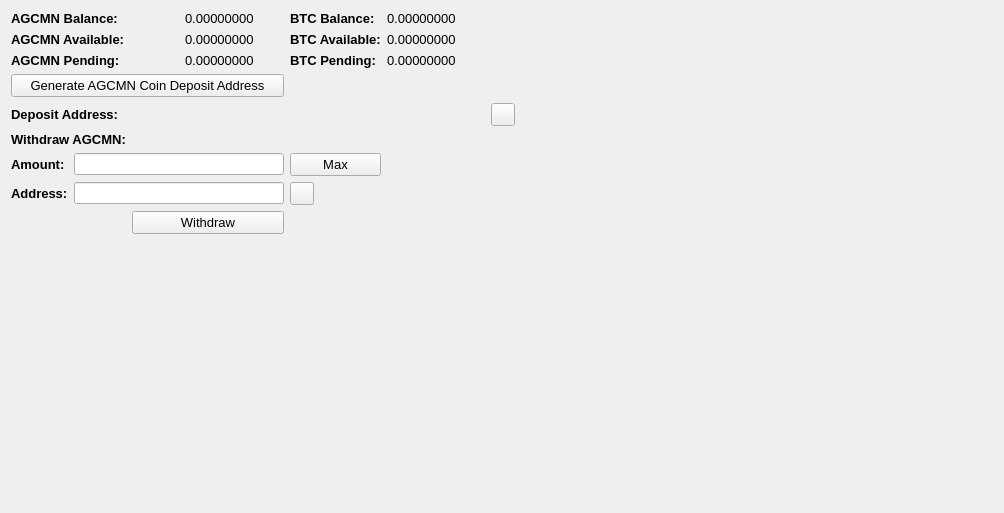
     <widget class="QWidget" name="BalanceTab">
      <attribute name="title">
       <string>Balance</string>
      </attribute>
      <layout class="QGridLayout" name="gridLayout_2">
       <item row="0" column="0" colspan="2">
        <widget class="QLabel" name="label_11">
         <property name="font">
          <font>
           <pointsize>10</pointsize>
           <weight>75</weight>
           <bold>true</bold>
          </font>
         </property>
         <property name="text">
          <string>AGCMN Balance:</string>
         </property>
        </widget>
       </item>
       <item row="0" column="3">
        <widget class="QLabel" name="HAVBalanceLabel">
         <property name="font">
          <font>
           <pointsize>10</pointsize>
          </font>
         </property>
         <property name="text">
          <string>0.00000000</string>
         </property>
         <property name="textInteractionFlags">
          <set>Qt::LinksAccessibleByMouse|Qt::TextSelectableByMouse</set>
         </property>
        </widget>
       </item>
       <item row="0" column="4">
        <widget class="QLabel" name="label_12">
         <property name="font">
          <font>
           <pointsize>10</pointsize>
           <weight>75</weight>
           <bold>true</bold>
          </font>
         </property>
         <property name="text">
          <string>BTC Balance:</string>
         </property>
        </widget>
       </item>
       <item row="0" column="5">
        <widget class="QLabel" name="BitcoinBalanceLabel">
         <property name="font">
          <font>
           <pointsize>10</pointsize>
          </font>
         </property>
         <property name="text">
          <string>0.00000000</string>
         </property>
         <property name="textInteractionFlags">
          <set>Qt::LinksAccessibleByMouse|Qt::TextSelectableByMouse</set>
         </property>
        </widget>
       </item>
       <item row="0" column="7" rowspan="10">
        <spacer name="horizontalSpacer_4">
         <property name="orientation">
          <enum>Qt::Horizontal</enum>
         </property>
         <property name="sizeHint" stdset="0">
          <size>
           <width>478</width>
           <height>488</height>
          </size>
         </property>
        </spacer>
       </item>
       <item row="1" column="0" colspan="2">
        <widget class="QLabel" name="label_13">
         <property name="font">
          <font>
           <pointsize>10</pointsize>
           <weight>75</weight>
           <bold>true</bold>
          </font>
         </property>
         <property name="text">
          <string>AGCMN Available:</string>
         </property>
        </widget>
       </item>
       <item row="1" column="3">
        <widget class="QLabel" name="HAVAvailableLabel_2">
         <property name="font">
          <font>
           <pointsize>10</pointsize>
          </font>
         </property>
         <property name="text">
          <string>0.00000000</string>
         </property>
         <property name="textInteractionFlags">
          <set>Qt::LinksAccessibleByMouse|Qt::TextSelectableByMouse</set>
         </property>
        </widget>
       </item>
       <item row="1" column="4">
        <widget class="QLabel" name="label_15">
         <property name="font">
          <font>
           <pointsize>10</pointsize>
           <weight>75</weight>
           <bold>true</bold>
          </font>
         </property>
         <property name="text">
          <string>BTC Available:</string>
         </property>
        </widget>
       </item>
       <item row="1" column="5">
        <widget class="QLabel" name="BitcoinAvailableLabel">
         <property name="font">
          <font>
           <pointsize>10</pointsize>
          </font>
         </property>
         <property name="text">
          <string>0.00000000</string>
         </property>
         <property name="textInteractionFlags">
          <set>Qt::LinksAccessibleByMouse|Qt::TextSelectableByMouse</set>
         </property>
        </widget>
       </item>
       <item row="2" column="0" colspan="2">
        <widget class="QLabel" name="label_14">
         <property name="font">
          <font>
           <pointsize>10</pointsize>
           <weight>75</weight>
           <bold>true</bold>
          </font>
         </property>
         <property name="text">
          <string>AGCMN Pending:</string>
         </property>
        </widget>
       </item>
       <item row="2" column="3">
        <widget class="QLabel" name="HAVPendingLabel">
         <property name="font">
          <font>
           <pointsize>10</pointsize>
          </font>
         </property>
         <property name="text">
          <string>0.00000000</string>
         </property>
         <property name="textInteractionFlags">
          <set>Qt::LinksAccessibleByMouse|Qt::TextSelectableByMouse</set>
         </property>
        </widget>
       </item>
       <item row="2" column="4">
        <widget class="QLabel" name="label_31">
         <property name="font">
          <font>
           <pointsize>10</pointsize>
           <weight>75</weight>
           <bold>true</bold>
          </font>
         </property>
         <property name="text">
          <string>BTC Pending:</string>
         </property>
        </widget>
       </item>
       <item row="2" column="5">
        <widget class="QLabel" name="BitcoinPendingLabel">
         <property name="font">
          <font>
           <pointsize>10</pointsize>
          </font>
         </property>
         <property name="text">
          <string>0.00000000</string>
         </property>
         <property name="textInteractionFlags">
          <set>Qt::LinksAccessibleByMouse|Qt::TextSelectableByMouse</set>
         </property>
        </widget>
       </item>
       <item row="3" column="0" colspan="4">
        <widget class="QPushButton" name="GenDepositBTN">
         <property name="font">
          <font>
           <pointsize>10</pointsize>
          </font>
         </property>
         <property name="text">
          <string>Generate AGCMN Coin Deposit Address</string>
         </property>
        </widget>
       </item>
       <item row="4" column="0" colspan="3">
        <widget class="QLabel" name="label_33">
         <property name="font">
          <font>
           <pointsize>10</pointsize>
           <weight>75</weight>
           <bold>true</bold>
          </font>
         </property>
         <property name="text">
          <string>Deposit Address:</string>
         </property>
        </widget>
       </item>
       <item row="4" column="3" colspan="3">
        <widget class="QLabel" name="DepositAddressLabel">
         <property name="minimumSize">
          <size>
           <width>300</width>
           <height>0</height>
          </size>
         </property>
         <property name="palette">
          <palette>
           <active>
            <colorrole role="WindowText">
             <brush brushstyle="SolidPattern">
              <color alpha="255">
               <red>0</red>
               <green>0</green>
               <blue>0</blue>
              </color>
             </brush>
            </colorrole>
            <colorrole role="Text">
             <brush brushstyle="SolidPattern">
              <color alpha="255">
               <red>0</red>
               <green>0</green>
               <blue>255</blue>
              </color>
             </brush>
            </colorrole>
           </active>
           <inactive>
            <colorrole role="WindowText">
             <brush brushstyle="SolidPattern">
              <color alpha="255">
               <red>0</red>
               <green>0</green>
               <blue>0</blue>
              </color>
             </brush>
            </colorrole>
            <colorrole role="Text">
             <brush brushstyle="SolidPattern">
              <color alpha="255">
               <red>0</red>
               <green>0</green>
               <blue>255</blue>
              </color>
             </brush>
            </colorrole>
           </inactive>
           <disabled>
            <colorrole role="WindowText">
             <brush brushstyle="SolidPattern">
              <color alpha="255">
               <red>120</red>
               <green>120</green>
               <blue>120</blue>
              </color>
             </brush>
            </colorrole>
            <colorrole role="Text">
             <brush brushstyle="SolidPattern">
              <color alpha="255">
               <red>120</red>
               <green>120</green>
               <blue>120</blue>
              </color>
             </brush>
            </colorrole>
           </disabled>
          </palette>
         </property>
         <property name="font">
          <font>
           <pointsize>10</pointsize>
           <weight>75</weight>
           <bold>true</bold>
          </font>
         </property>
         <property name="text">
          <string/>
         </property>
         <property name="alignment">
          <set>Qt::AlignRight|Qt::AlignTrailing|Qt::AlignVCenter</set>
         </property>
         <property name="textInteractionFlags">
          <set>Qt::LinksAccessibleByMouse|Qt::TextSelectableByKeyboard|Qt::TextSelectableByMouse</set>
         </property>
        </widget>
       </item>
       <item row="4" column="6">
        <widget class="QToolButton" name="DepositCopyButton">
         <property name="toolTip">
          <string>Copy to clipboard</string>
         </property>
         <property name="text">
          <string/>
         </property>
         <property name="icon">
          <iconset resource="../bitcoin.qrc">
           <normaloff>:/icons/editcopy</normaloff>:/icons/editcopy</iconset>
         </property>
         <property name="shortcut">
          <string>Alt+P</string>
         </property>
        </widget>
       </item>
       <item row="5" column="0" colspan="2">
        <widget class="QLabel" name="label_34">
         <property name="font">
          <font>
           <pointsize>10</pointsize>
           <weight>75</weight>
           <bold>true</bold>
          </font>
         </property>
         <property name="text">
          <string>Withdraw AGCMN:</string>
         </property>
        </widget>
       </item>
       <item row="6" column="0">
        <widget class="QLabel" name="label_26">
         <property name="font">
          <font>
           <pointsize>10</pointsize>
           <weight>75</weight>
           <bold>true</bold>
          </font>
         </property>
         <property name="text">
          <string>Amount:</string>
         </property>
        </widget>
       </item>
       <item row="6" column="1" colspan="3">
        <widget class="QLineEdit" name="WithdrawUnitsInput">
         <property name="font">
          <font>
           <pointsize>9</pointsize>
           <weight>75</weight>
           <bold>true</bold>
          </font>
         </property>
         <property name="text">
          <string/>
         </property>
        </widget>
       </item>
       <item row="6" column="4">
        <widget class="QPushButton" name="Withdraw_Max_Amount">
         <property name="font">
          <font>
           <pointsize>10</pointsize>
          </font>
         </property>
         <property name="text">
          <string>Max</string>
         </property>
        </widget>
       </item>
       <item row="7" column="0">
        <widget class="QLabel" name="label_10">
         <property name="font">
          <font>
           <pointsize>10</pointsize>
           <weight>75</weight>
           <bold>true</bold>
          </font>
         </property>
         <property name="text">
          <string>Address:</string>
         </property>
        </widget>
       </item>
       <item row="7" column="1" colspan="3">
        <widget class="QLineEdit" name="WithdrawAddress">
         <property name="font">
          <font>
           <pointsize>9</pointsize>
           <weight>75</weight>
           <bold>true</bold>
          </font>
         </property>
        </widget>
       </item>
       <item row="7" column="4">
        <widget class="QToolButton" name="WithdrawPasteButton">
         <property name="toolTip">
          <string>Paste from clipboard</string>
         </property>
         <property name="text">
          <string/>
         </property>
         <property name="icon">
          <iconset resource="../bitcoin.qrc">
           <normaloff>:/icons/editpaste</normaloff>:/icons/editpaste</iconset>
         </property>
         <property name="shortcut">
          <string>Alt+P</string>
         </property>
        </widget>
       </item>
       <item row="8" column="2" colspan="2">
        <widget class="QPushButton" name="WithdrawUnitsBtn">
         <property name="font">
          <font>
           <pointsize>10</pointsize>
          </font>
         </property>
         <property name="text">
          <string>Withdraw</string>
         </property>
        </widget>
       </item>
       <item row="9" column="0" colspan="6">
        <spacer name="verticalSpacer">
         <property name="orientation">
          <enum>Qt::Vertical</enum>
         </property>
         <property name="sizeHint" stdset="0">
          <size>
           <width>428</width>
           <height>262</height>
          </size>
         </property>
        </spacer>
       </item>
      </layout>
      <zorder>label_31</zorder>
      <zorder>label_15</zorder>
      <zorder>label_12</zorder>
      <zorder>label_14</zorder>
      <zorder>label_13</zorder>
      <zorder>label_11</zorder>
      <zorder>BitcoinBalanceLabel</zorder>
      <zorder>HAVBalanceLabel</zorder>
      <zorder>HAVAvailableLabel_2</zorder>
      <zorder>HAVPendingLabel</zorder>
      <zorder>BitcoinAvailableLabel</zorder>
      <zorder>BitcoinPendingLabel</zorder>
      <zorder>label_33</zorder>
      <zorder>GenDepositBTN</zorder>
      <zorder>DepositAddressLabel</zorder>
      <zorder>Withdraw_Max_Amount</zorder>
      <zorder>label_34</zorder>
      <zorder>WithdrawUnitsInput</zorder>
      <zorder>label_10</zorder>
      <zorder>label_26</zorder>
      <zorder>WithdrawAddress</zorder>
      <zorder>WithdrawUnitsBtn</zorder>
      <zorder>horizontalSpacer_4</zorder>
      <zorder>verticalSpacer</zorder>
      <zorder>WithdrawPasteButton</zorder>
      <zorder>DepositCopyButton</zorder>
     </widget>
